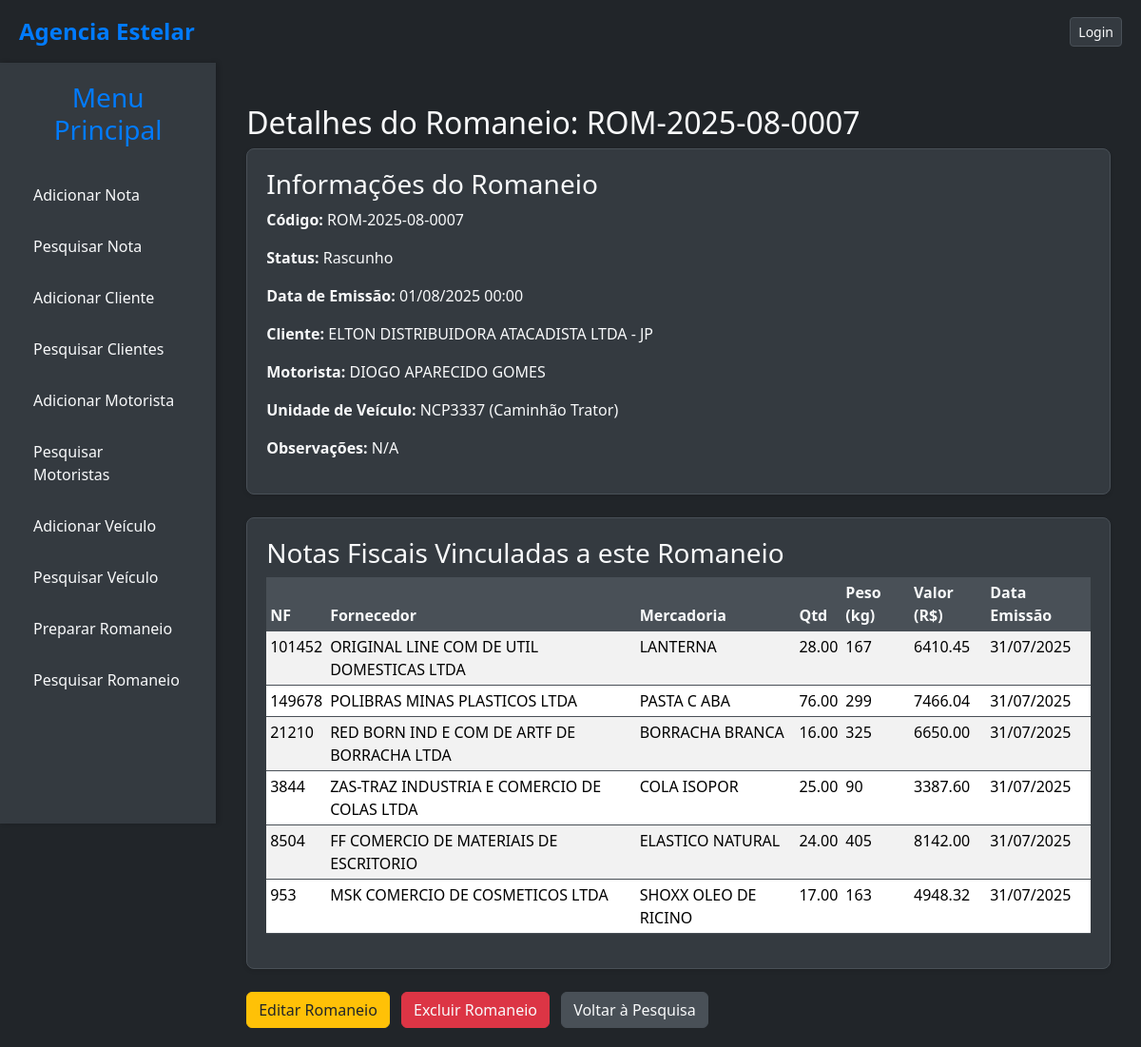
Page /notas/romaneios/8/detalhes/ on the committed database.
### notas/models.py (models this page shows, shortened)
class RomaneioViagem(models.Model):
    codigo = models.CharField(max_length=20, unique=True, verbose_name="Código do Romaneio")
    STATUS_ROMANEIO_CHOICES = [
        ('Rascunho', 'Rascunho'),
        ('Emitido', 'Emitido'),
    ]
    status = models.CharField(max_length=10, choices=STATUS_ROMANEIO_CHOICES, default='Rascunho', verbose_name="Status do Romaneio")
    cliente = models.ForeignKey(
        Cliente,
        on_delete=models.PROTECT,
        related_name='romaneios_cliente',
        verbose_name="Cliente"
    )
    veiculo = models.ForeignKey(
        Veiculo,
        on_delete=models.PROTECT,
        related_name='romaneios_veiculo',
        verbose_name="Unidade de Veículo"
    )
    motorista = models.ForeignKey(
        Motorista,
        on_delete=models.PROTECT,
        related_name='romaneios_motorista',
        verbose_name="Motorista"
    )
    notas_fiscais = models.ManyToManyField(
        NotaFiscal,
        related_name='romaneios_vinculados',
        blank=True,
        verbose_name="Notas Fiscais"
    )
    data_emissao = models.DateTimeField(default=timezone.now, verbose_name="Data de Emissão")
    observacoes = models.TextField(blank=True, null=True, verbose_name="Observações")
    class Meta:
        verbose_name = "Romaneio de Viagem"
        verbose_name_plural = "Romaneios de Viagem"
        ordering = ['-data_emissao', 'codigo']

class Cliente(models.Model):
    razao_social = models.CharField(max_length=255, unique=True, verbose_name="Razão Social") # Adicionado unique=True
    cnpj = models.CharField(max_length=18, unique=True, blank=True, null=True, verbose_name="CNPJ")
    nome_fantasia = models.CharField(max_length=255, blank=True, null=True, verbose_name="Nome Fantasia")
    inscricao_estadual = models.CharField(max_length=20, blank=True, null=True, verbose_name="Inscrição Estadual")
    endereco = models.CharField(max_length=255, blank=True, null=True, verbose_name="Endereço")
    numero = models.CharField(max_length=10, blank=True, null=True, verbose_name="Número")
    complemento = models.CharField(max_length=255, blank=True, null=True, verbose_name="Complemento")
    bairro = models.CharField(max_length=100, blank=True, null=True, verbose_name="Bairro")
    cidade = models.CharField(max_length=100, blank=True, null=True, verbose_name="Cidade")
    estado = models.CharField(max_length=2, blank=True, null=True, verbose_name="Estado (UF)")
    cep = models.CharField(max_length=9, blank=True, null=True, verbose_name="CEP")
    telefone = models.CharField(max_length=20, blank=True, null=True, verbose_name="Telefone")
    email = models.EmailField(blank=True, null=True, verbose_name="Email")
    STATUS_CHOICES = [
        ('Ativo', 'Ativo'),
        ('Inativo', 'Inativo'),
    ]
    status = models.CharField(max_length=10, choices=STATUS_CHOICES, default='Ativo', verbose_name="Status")
    class Meta:
        verbose_name = "Cliente"
        verbose_name_plural = "Clientes"
        ordering = ['razao_social']

class Motorista(models.Model):
    nome = models.CharField(max_length=255, verbose_name="Nome Completo")
    cpf = models.CharField(max_length=14, unique=True, verbose_name="CPF") # Ex: 000.000.000-00
    cnh = models.CharField(max_length=11, unique=True, blank=True, null=True, verbose_name="CNH")
    codigo_seguranca = models.CharField(max_length=10, blank=True, null=True, verbose_name="Código de Segurança CNH")
    vencimento_cnh = models.DateField(blank=True, null=True, verbose_name="Vencimento CNH")
    uf_emissao_cnh = models.CharField(max_length=2, blank=True, null=True, verbose_name="UF Emissão CNH")
    telefone = models.CharField(max_length=20, blank=True, null=True, verbose_name="Telefone")
    endereco = models.CharField(max_length=255, blank=True, null=True, verbose_name="Endereço")
    numero = models.CharField(max_length=10, blank=True, null=True, verbose_name="Número")
    bairro = models.CharField(max_length=100, blank=True, null=True, verbose_name="Bairro")
    cidade = models.CharField(max_length=100, blank=True, null=True, verbose_name="Cidade")
    estado = models.CharField(max_length=2, blank=True, null=True, verbose_name="Estado (UF)")
    cep = models.CharField(max_length=9, blank=True, null=True, verbose_name="CEP")
    data_nascimento = models.DateField(blank=True, null=True, verbose_name="Data de Nascimento")
    numero_consulta = models.CharField(max_length=50, blank=True, null=True, verbose_name="Número da Última Consulta")
    TIPO_COMPOSICAO_MOTORISTA_CHOICES = [
        ('Simples', 'Simples (Carro/Van/Truck)'),
        ('Carreta', 'Carreta (Caminhão Trator + 1 Reboque/Semi-reboque)'),
        ('Bi-trem', 'Bi-trem (Caminhão Trator + 2 Reboques/Semi-reboques)'),
    ]
    tipo_composicao_motorista = models.CharField(
        max_length=50,
        choices=TIPO_COMPOSICAO_MOTORISTA_CHOICES,
        default='Simples',
        verbose_name="Tipo de Composição que Dirige"
    )
    veiculo_principal = models.ForeignKey( # Caminhão Trator, Carro ou Van
        'Veiculo',
        on_delete=models.SET_NULL,
        blank=True,
        null=True,
        related_name='motoristas_veiculo_principal',
        verbose_name="Veículo Principal (Placa 1)"
    )
    reboque_1 = models.ForeignKey( # Primeiro Reboque/Semi-reboque (se Carreta ou Bi-trem)
        'Veiculo',
        on_delete=models.SET_NULL,
        blank=True,
        null=True,
        related_name='motoristas_reboque_1',
        verbose_name="Reboque 1 (Placa 2)"
    )
    reboque_2 = models.ForeignKey( # Segundo Reboque/Semi-reboque (se Bi-trem)
        'Veiculo',
        on_delete=models.SET_NULL,
        blank=True,
        null=True,
        related_name='motoristas_reboque_2',
        verbose_name="Reboque 2 (Placa 3)"
    )
    class Meta:
        verbose_name = "Motorista"
        verbose_name_plural = "Motoristas"
        ordering = ['nome']

class Veiculo(models.Model):
    TIPO_UNIDADE_CHOICES = [
        ('Carro', 'Carro'),
        ('Van', 'Van'),
        ('Truck', 'Caminhão Trator'),
        ('Reboque', 'Reboque'),
        ('Semi-reboque', 'Semi-reboque'),
    ]
    tipo_unidade = models.CharField(
        max_length=50,
        choices=TIPO_UNIDADE_CHOICES,
        default='Truck',
        verbose_name="Tipo da Unidade de Veículo"
    )
    placa = models.CharField(max_length=7, unique=True, verbose_name="Placa") # Max_length ajustado para 7 (Mercosul)
    pais = models.CharField(max_length=50, default='Brasil', verbose_name="País")
    estado = models.CharField(max_length=2, blank=True, null=True, verbose_name="Estado (UF)")
    cidade = models.CharField(max_length=100, blank=True, null=True, verbose_name="Cidade")
    chassi = models.CharField(max_length=17, unique=True, blank=True, null=True, verbose_name="Chassi") # Max_length ajustado para 17
    renavam = models.CharField(max_length=11, unique=True, blank=True, null=True, verbose_name="Renavam")
    rntrc = models.CharField(max_length=12, blank=True, null=True, verbose_name="RNTRC")
    ano_fabricacao = models.IntegerField(blank=True, null=True, verbose_name="Ano de Fabricação")
    marca = models.CharField(max_length=100, blank=True, null=True, verbose_name="Marca")
    modelo = models.CharField(max_length=100, blank=True, null=True, verbose_name="Modelo")
    proprietario_cpf_cnpj = models.CharField(max_length=18, blank=True, null=True, verbose_name="CPF/CNPJ do Proprietário")
    proprietario_nome_razao_social = models.CharField(max_length=255, blank=True, null=True, verbose_name="Nome/Razão Social do Proprietário")
    proprietario_rg_ie = models.CharField(max_length=20, blank=True, null=True, verbose_name="RG/IE do Proprietário")
    proprietario_telefone = models.CharField(max_length=20, blank=True, null=True, verbose_name="Telefone do Proprietário")
    proprietario_endereco = models.CharField(max_length=255, blank=True, null=True, verbose_name="Endereço do Proprietário")
    proprietario_numero = models.CharField(max_length=10, blank=True, null=True, verbose_name="Número do Proprietário")
    proprietario_bairro = models.CharField(max_length=100, blank=True, null=True, verbose_name="Bairro do Proprietário")
    proprietario_cidade = models.CharField(max_length=100, blank=True, null=True, verbose_name="Cidade do Proprietário")
    proprietario_estado = models.CharField(max_length=2, blank=True, null=True, verbose_name="Estado do Proprietário (UF)")
    proprietario_cep = models.CharField(max_length=9, blank=True, null=True, verbose_name="CEP do Proprietário")
    class Meta:
        verbose_name = "Unidade de Veículo"
        verbose_name_plural = "Unidades de Veículos"
        ordering = ['placa']

class NotaFiscal(models.Model):
    cliente = models.ForeignKey(Cliente, on_delete=models.PROTECT, related_name='notas_fiscais', verbose_name="Cliente")
    nota = models.CharField(max_length=50, verbose_name="Número da Nota")
    data = models.DateField(verbose_name="Data de Emissão") # Nome 'data' mantido, era o que o Django esperava
    fornecedor = models.CharField(max_length=200, verbose_name="Fornecedor")
    mercadoria = models.CharField(max_length=200, verbose_name="Mercadoria")
    quantidade = models.DecimalField(max_digits=10, decimal_places=2, verbose_name="Quantidade")
    peso = models.DecimalField(max_digits=10, decimal_places=2, verbose_name="Peso (kg)")
    valor = models.DecimalField(max_digits=10, decimal_places=2, verbose_name="Valor (R$)")
    STATUS_NF_CHOICES = [ # Renomeado para evitar conflito com Cliente.STATUS_CHOICES
        ('Depósito', 'Depósito'),
        ('Enviada', 'Enviada'),
    ]
    status = models.CharField(max_length=20, default='Depósito', choices=STATUS_NF_CHOICES, verbose_name="Status da NF")
    romaneios = models.ManyToManyField(
        'RomaneioViagem',
        related_name='notas_vinculadas', # Related_name específico para evitar conflitos
        blank=True,
        verbose_name="Romaneios Vinculados"
    )
    class Meta:
        verbose_name = "Nota Fiscal"
        verbose_name_plural = "Notas Fiscais"
        ordering = ['-data', 'nota']
        constraints = [
            UniqueConstraint(fields=['nota', 'cliente', 'mercadoria', 'quantidade', 'peso'],
                             name='unique_nota_fiscal_por_campos_chave')
        ]

### notas/views.py (the view)
# urls.py: path('romaneios/<int:pk>/detalhes/', views.detalhes_romaneio, name='detalhes_romaneio'),
def detalhes_romaneio(request, pk):
    romaneio = get_object_or_404(RomaneioViagem, pk=pk)
    notas_romaneadas = romaneio.notas_fiscais.all().order_by('nota')
    context = {
        'romaneio': romaneio,
        'notas_romaneadas': notas_romaneadas,
    }
    return render(request, 'notas/detalhes_romaneio.html', context)

### notas/templates/notas/detalhes_romaneio.html (shortened to what this page needs)
{% extends 'base.html' %}
{% block content %}
<div class="container mt-4">
    <h2>Detalhes do Romaneio: {{ romaneio.codigo }}</h2>
    <div class="card card-body mb-4">
        <h3>Informações do Romaneio</h3>
        <p><strong>Código:</strong> {{ romaneio.codigo }}</p>
        <p><strong>Status:</strong> {{ romaneio.get_status_display }}</p>
        <p><strong>Data de Emissão:</strong> {{ romaneio.data_emissao|date:"d/m/Y H:i" }}</p>
        <p><strong>Cliente:</strong> {{ romaneio.cliente.razao_social }}</p>
        <p><strong>Motorista:</strong> {{ romaneio.motorista.nome }}</p>
        <p><strong>Unidade de Veículo:</strong> {{ romaneio.veiculo.placa }} ({{ romaneio.veiculo.get_tipo_unidade_display }})</p>
        <p><strong>Observações:</strong> {{ romaneio.observacoes|default:"N/A" }}</p>
    </div>
    {% if notas_romaneadas %}
    <div class="card card-body mt-4">
        <h3>Notas Fiscais Vinculadas a este Romaneio</h3>
        <table class="table table-striped table-sm">
            <thead>
                <tr>
                    <th>NF</th>
                    <th>Fornecedor</th>
                    <th>Mercadoria</th>
                    <th>Qtd</th>
                    <th>Peso (kg)</th>
                    <th>Valor (R$)</th>
                    <th>Data Emissão</th>
                </tr>
            </thead>
            <tbody>
                {% for nota in notas_romaneadas %}
                    <tr>
                        <td>{{ nota.nota }}</td>
                        <td>{{ nota.fornecedor }}</td>
                        <td>{{ nota.mercadoria }}</td>
                        <td>{{ nota.quantidade }}</td>
                        <td>{{ nota.peso|floatformat:"0" }}</td>
                        <td>{{ nota.valor|floatformat:"2" }}</td>
                        <td>{{ nota.data|date:"d/m/Y" }}</td>
                    </tr>
                {% endfor %}
            </tbody>
        </table>
    </div>
    {% else %}
        <p>Nenhuma nota fiscal vinculada a este romaneio.</p>
    {% endif %}
    <div class="mt-4">
        <a href="{% url 'notas:editar_romaneio' romaneio.pk %}" class="btn btn-warning me-2">Editar Romaneio</a>
        <form action="{% url 'notas:excluir_romaneio' romaneio.pk %}" method="post" style="display:inline;" onsubmit="return confirm('Tem certeza que deseja excluir este romaneio?');">
            <button type="submit" class="btn btn-danger me-2">Excluir Romaneio</button>
        </form>
        <a href="{% url 'notas:listar_romaneios' %}" class="btn btn-secondary">Voltar à Pesquisa</a>
    </div>
</div>
{% endblock %}

### static/css/style.css (style rules this page uses)
:root { --dark-bg-color: #212529; --dark-sidebar-bg: #343a40; --dark-header-bg: #212529; --dark-text-color: #f8f9fa; --dark-secondary-text-color: #adb5bd; --dark-border-color: #495057; --dark-card-bg: #343a40; --dark-card-header-bg: #495057; --primary-color: #007bff; --accent-color: #28a745; }
body { background-color: var(--dark-bg-color); color: var(--dark-text-color); font-family: 'Segoe UI', Tahoma, Geneva, Verdana, sans-serif; margin: 0; display: flex; min-height: 100vh; flex-direction: column; }
.card { background-color: var(--dark-card-bg); border: 1px solid var(--dark-border-color); color: var(--dark-text-color); margin-bottom: 20px; border-radius: 8px; box-shadow: 0 2px 4px rgba(0,0,0,0.1); }
.card-body { padding: 1.25rem; }
.form-control, .form-select, .btn { background-color: var(--dark-sidebar-bg); color: var(--dark-text-color); border-color: var(--dark-border-color); }
.btn-secondary { background-color: var(--dark-card-header-bg); border-color: var(--dark-border-color); color: var(--dark-text-color); }
.btn-warning { background-color: #ffc107; border-color: #ffc107; color: #212529; }
.btn-danger { background-color: #dc3545; border-color: #dc3545; }
.table { color: var(--dark-text-color); background-color: var(--dark-card-bg); border-color: var(--dark-border-color); }
.table thead th { background-color: var(--dark-card-header-bg); color: var(--dark-text-color); border-color: var(--dark-border-color); }
.table tbody tr { background-color: var(--dark-card-bg); }
.table td, .table th { border-color: var(--dark-border-color); }

### rows in the picture
RomaneioViagem: codigo "ROM-2025-08-0007", status "Rascunho", data_emissao "01/08/2025 00:00", cliente.razao_social "ELTON DISTRIBUIDORA ATACADISTA LTDA - JP", motorista.nome "DIOGO APARECIDO GOMES", veiculo.placa "NCP3337", veiculo.tipo_unidade "Caminhão Trator", observacoes "N/A"
NotaFiscal: nota "101452", fornecedor "ORIGINAL LINE COM DE UTIL DOMESTICAS LTDA", mercadoria "LANTERNA", quantidade "28.00", peso "167", valor "6410.45", data "31/07/2025"
NotaFiscal: nota "149678", fornecedor "POLIBRAS MINAS PLASTICOS LTDA", mercadoria "PASTA C ABA", quantidade "76.00", peso "299", valor "7466.04", data "31/07/2025"
NotaFiscal: nota "21210", fornecedor "RED BORN IND E COM DE ARTF DE BORRACHA LTDA", mercadoria "BORRACHA BRANCA", quantidade "16.00", peso "325", valor "6650.00", data "31/07/2025"
NotaFiscal: nota "3844", fornecedor "ZAS-TRAZ INDUSTRIA E COMERCIO DE COLAS LTDA", mercadoria "COLA ISOPOR", quantidade "25.00", peso "90", valor "3387.60", data "31/07/2025"
NotaFiscal: nota "8504", fornecedor "FF COMERCIO DE MATERIAIS DE ESCRITORIO", mercadoria "ELASTICO NATURAL", quantidade "24.00", peso "405", valor "8142.00", data "31/07/2025"
NotaFiscal: nota "953", fornecedor "MSK COMERCIO DE COSMETICOS LTDA", mercadoria "SHOXX OLEO DE RICINO", quantidade "17.00", peso "163", valor "4948.32", data "31/07/2025"
